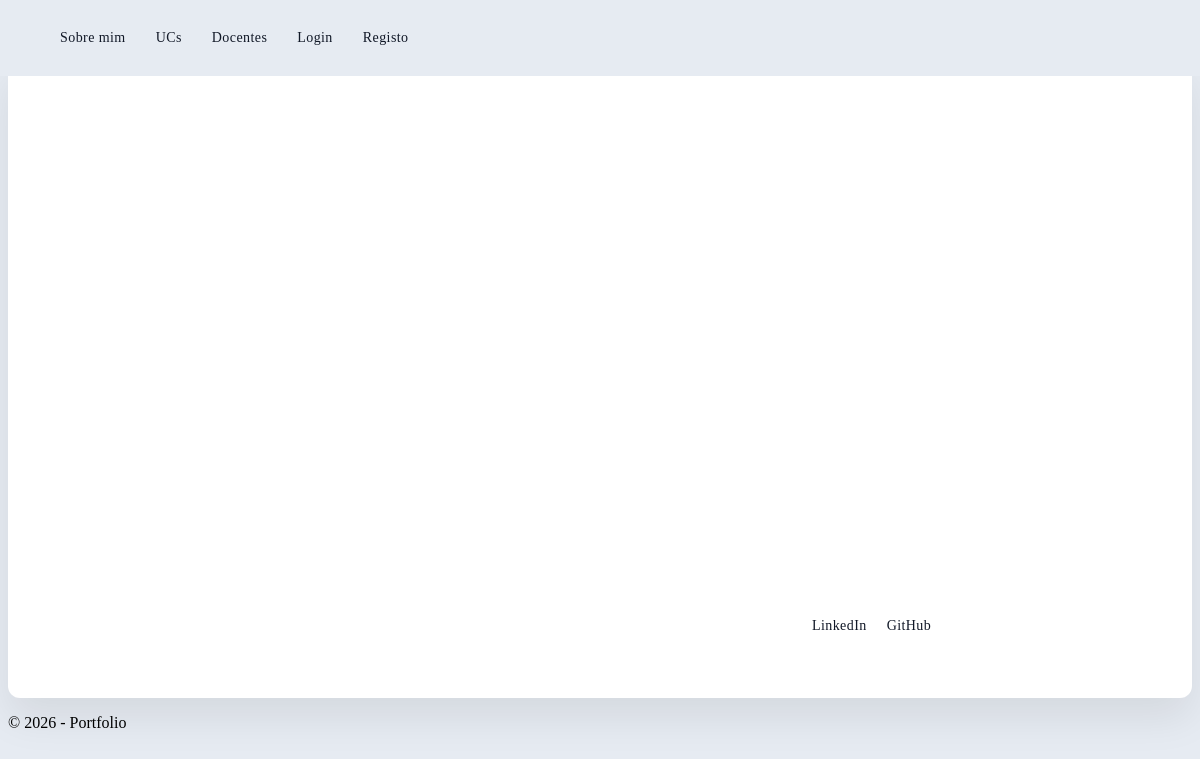
The app's page /, older data.
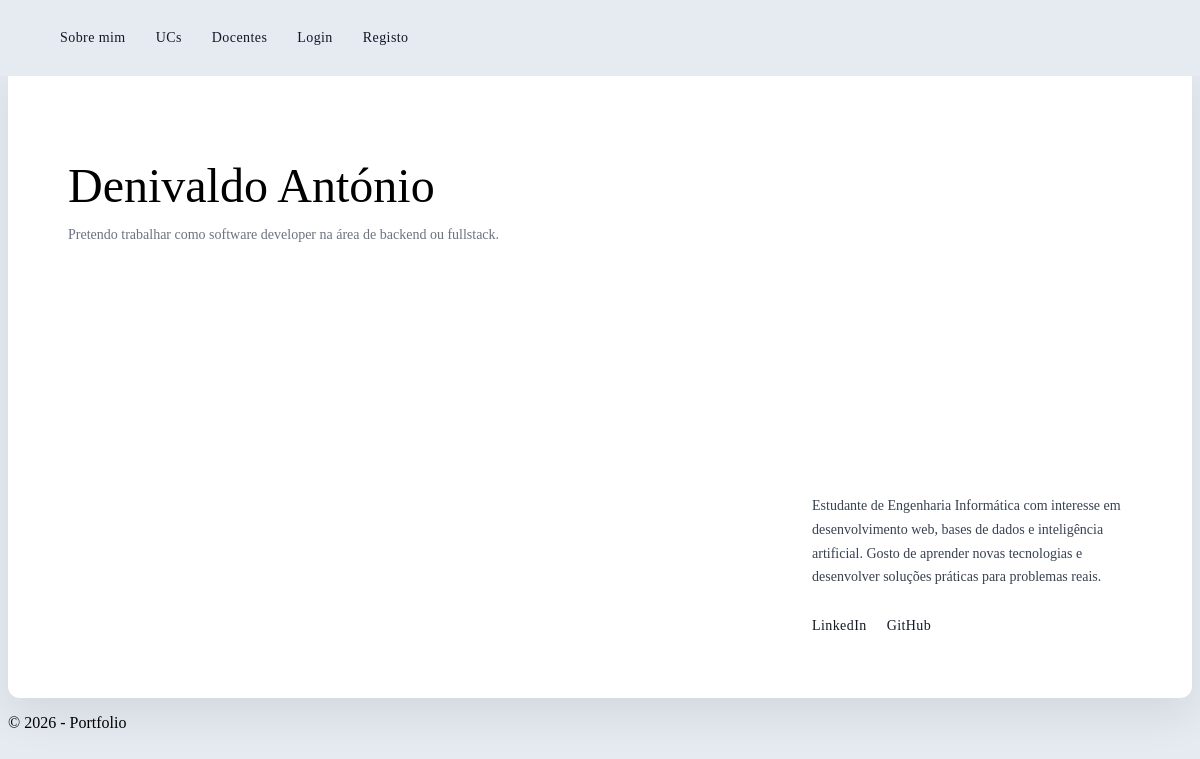
The same page, newer data.
### portfolio/models.py (models this page shows)
class SobreMim(models.Model):
    nome = models.CharField(max_length=200)
    biografia = models.TextField()
    email = models.EmailField(blank=True)
    linkedin = models.URLField(blank=True)
    github = models.URLField(blank=True)
    objetivo_profissional = models.TextField(blank=True)

### portfolio/views.py (the view)
def portfolio_view(request):
    sobre = SobreMim.objects.first()
    return render(
        request,
        'portfolio/main.html',
        {'sobre': sobre}
    )

### portfolio/templates/portfolio/main.html
{% extends "portfolio/base.html" %}
{% block content %}
<section class="hero">
    <div class="hero-left">
        <h1>{{ sobre.nome }}</h1>
        <p class="role">
            {{ sobre.objetivo_profissional }}
        </p>
    </div>
    <div class="hero-right">
        <p>
            {{ sobre.biografia }}
        </p>
        <div class="social-links">
            <a href="{{ sobre.linkedin }}" target="_blank">
                LinkedIn
            </a>
            <a href="{{ sobre.github }}" target="_blank">
                GitHub
            </a>
        </div>
    </div>
</section>
{% endblock %}

Row changes from the older to the newer data that the page shows:
added SobreMim: nome "Denivaldo António", objetivo_profissional "Pretendo trabalhar como software developer na área de backend ou fullstack.", biografia "Estudante de Engenharia Informática com interesse em desenvolvimento web, bases de dados e inteligência artificial. Gosto de aprender novas tecnologias e desenvolver soluções práticas para problemas reais."
